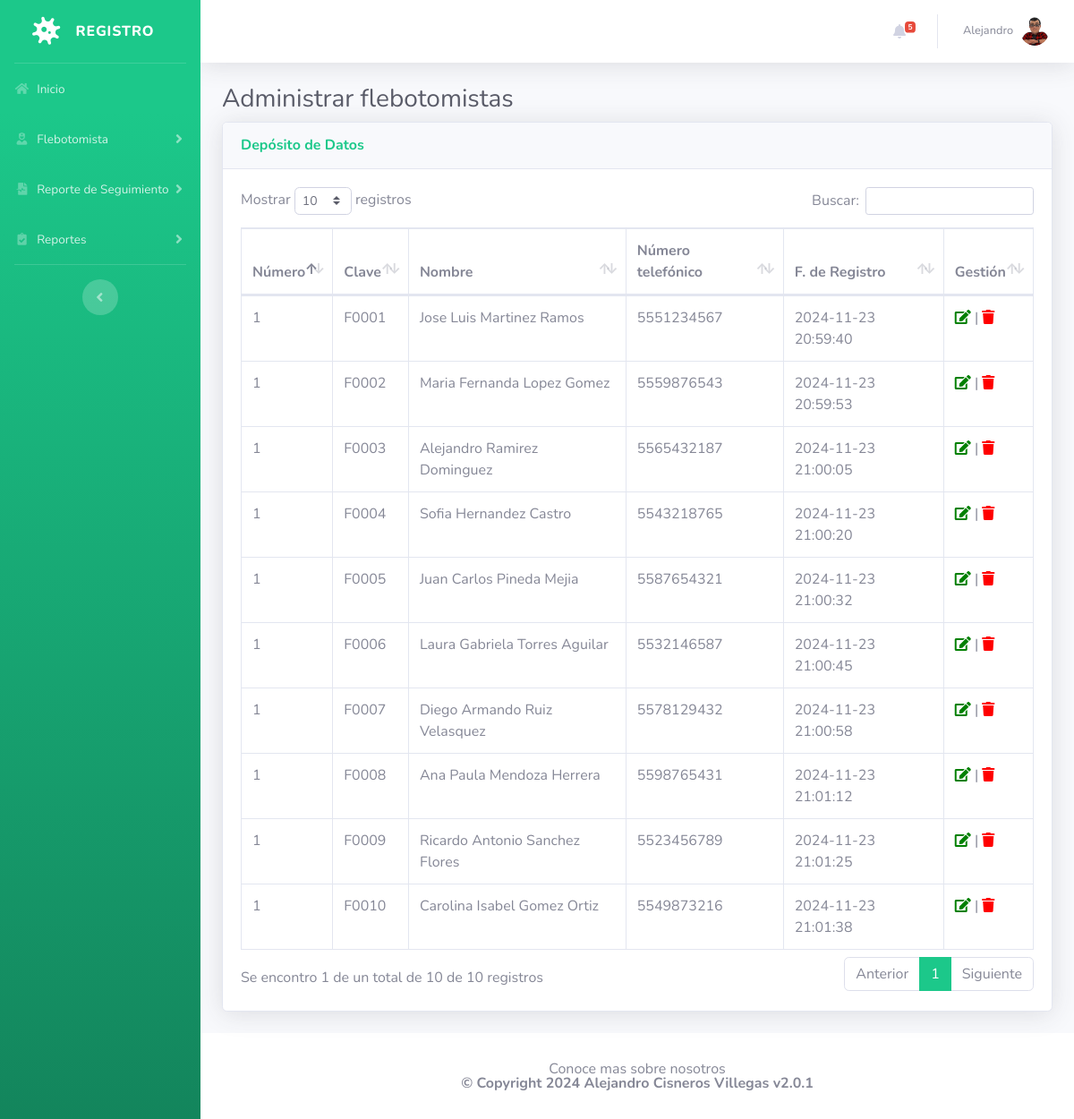
The app's page /manage-phlebotomist.php (signed in) with its own data.
### tables this page shows
CREATE TABLE `project_08_admin` (
  `ID` int(11) NOT NULL,
  `AdminName` varchar(120) DEFAULT NULL,
  `AdminuserName` varchar(20) NOT NULL,
  `MobileNumber` int(10) NOT NULL,
  `Email` varchar(120) NOT NULL,
  `Password` varchar(120) DEFAULT NULL,
  `AdminRegdate` timestamp NULL DEFAULT current_timestamp()
);

CREATE TABLE `project_08_phlebotomist` (
  `id` int(11) NOT NULL,
  `EmpID` varchar(100) DEFAULT NULL,
  `FullName` varchar(120) DEFAULT NULL,
  `MobileNumber` bigint(12) DEFAULT NULL,
  `RegDate` timestamp NULL DEFAULT current_timestamp()
);

### manage-phlebotomist.php (the view, shortened to what this page needs)
<?php session_start();
    include_once('includes/config.php');
    if (strlen($_SESSION['aid'] == 0)) {
        header('location:logout.php');
    } else {
?>
<!DOCTYPE html>
<html lang="es">
    <head>
        <link href="vendor/fontawesome-free/css/all.min.css" rel="stylesheet" type="text/css">
        <link href="css/sb-admin-2.min.css" rel="stylesheet">
        <link href="vendor/datatables/dataTables.bootstrap4.min.css" rel="stylesheet">
    </head>
    <body id="page-top">
        <div id="wrapper">
            <?php include_once('includes/sidebar.php'); ?>
            <div id="content-wrapper" class="d-flex flex-column">
                <div id="content">
                    <?php include_once('includes/topbar.php'); ?>
                    <div class="container-fluid">
                        <h1 class="h3 mb-2 text-gray-800">Administrar flebotomistas</h1>
                        <div class="card shadow mb-4">
                            <div class="card-header py-3">
                                <h6 class="m-0 font-weight-bold text-success">Depósito de Datos</h6>
                            </Div>
                            <div class="card-body">
                                <div class="table-responsive">
                                    <table class="table table-bordered" id="dataTable" width="100%" cellspacing="0">
                                        <thead>
                                            <tr>
                                                <th>Número</th>
                                                <th>Clave</th>
                                                <th>Nombre</th>
                                                <th>Número telefónico</th>
                                                <th>F. de Registro</th>
                                                <th>Gestión</th>
                                            </tr>
                                        </thead>
                                        <tbody>
                                            <?php $query = mysqli_query($con, "select * from project_08_phlebotomist");
                                            $cnt = 1;
                                            while ($row = mysqli_fetch_array($query)) {
                                            ?>
                                            <tr>
                                                <td> <?php echo $cnt; ?> </td>
                                                <td> <?php echo $row['EmpID']; ?> </td>
                                                <td> <?php echo $row['FullName']; ?> </td>
                                                <td> <?php echo $row['MobileNumber']; ?> </td>
                                                <td> <?php echo $row['RegDate']; ?> </td>
                                                <td>
                                                    <a href="edit-phlebotomist.php?pid=<?php echo $row['id']; ?>">
                                                        <i class="fas fa-edit" style="color:green"></i>
                                                    </a> |
                                                    <a href="manage-phlebotomist.php?pid=<?php echo $row['id']; ?>&&action=delete" onclick="return confirm('¿Desea eliminar este registro?');">
                                                        <i class="fa fa-trash" aria-hidden="true" style="color:red" title="Eliminar registro"></i>
                                                    </a>
                                                </td>
                                            </tr>
                                            <?php } ?>
                                        </tbody>
                                    </table>
                                </div>
                            </div>
                        </div>
                    </div>
                </div>
               <?php include_once('includes/footer.php'); ?>
            </div>
        </div>
    </body>
</html>
<?php } ?>

### includes/topbar.php (shortened to what this page needs)
<nav class="navbar navbar-expand navbar-light bg-white topbar mb-4 static-top shadow">
    <?php if ($_SESSION['aid']): ?>
        <ul class="navbar-nav ml-auto">
            <?php $query = mysqli_query($con, "select * from project_08_testrecord where ReportStatus is null");
            $count = mysqli_num_rows($query);
            ?>
            <li class="nav-item dropdown no-arrow mx-1">
                <a class="nav-link dropdown-toggle" href="#" id="alertsDropdown" role="button"
                    data-toggle="dropdown" aria-haspopup="true" aria-expanded="false">
                    <i class="fas fa-bell fa-fw"></i>
                    <span class="badge badge-danger badge-counter"><?php echo $count; ?></span>
                </a>
            </li>
            <li class="nav-item dropdown no-arrow">
                <a class="nav-link dropdown-toggle" href="#" id="userDropdown" role="button"
                    data-toggle="dropdown" aria-haspopup="true" aria-expanded="false">
                    <?php
                    $adid = $_SESSION['aid'];
                    $ret1 = mysqli_query($con, "select AdminName from project_08_admin where ID='$adid'");
                    while ($row1 = mysqli_fetch_array($ret1)) {
                    ?>
                        <span class="mr-2 d-none d-lg-inline text-gray-600 small"><?php echo $row1['AdminName']; ?></span>
                    <?php } ?>
                    <img class="img-profile rounded-circle"
                        src="img/profile.png">
                </a>
            </li>
        </ul>
    <?php endif; ?>
</nav>

### records on screen
project_08_admin: AdminName "Alejandro"
project_08_phlebotomist: EmpID "F0001", FullName "Jose Luis Martinez Ramos", MobileNumber "5551234567", RegDate "2024-11-23 20:59:40"
project_08_phlebotomist: EmpID "F0002", FullName "Maria Fernanda Lopez Gomez", MobileNumber "5559876543", RegDate "2024-11-23 20:59:53"
project_08_phlebotomist: EmpID "F0003", FullName "Alejandro Ramirez Dominguez", MobileNumber "5565432187", RegDate "2024-11-23 21:00:05"
project_08_phlebotomist: EmpID "F0004", FullName "Sofia Hernandez Castro", MobileNumber "5543218765", RegDate "2024-11-23 21:00:20"
project_08_phlebotomist: EmpID "F0005", FullName "Juan Carlos Pineda Mejia", MobileNumber "5587654321", RegDate "2024-11-23 21:00:32"
project_08_phlebotomist: EmpID "F0006", FullName "Laura Gabriela Torres Aguilar", MobileNumber "5532146587", RegDate "2024-11-23 21:00:45"
project_08_phlebotomist: EmpID "F0007", FullName "Diego Armando Ruiz Velasquez", MobileNumber "5578129432", RegDate "2024-11-23 21:00:58"
project_08_phlebotomist: EmpID "F0008", FullName "Ana Paula Mendoza Herrera", MobileNumber "5598765431", RegDate "2024-11-23 21:01:12"
project_08_phlebotomist: EmpID "F0009", FullName "Ricardo Antonio Sanchez Flores", MobileNumber "5523456789", RegDate "2024-11-23 21:01:25"
project_08_phlebotomist: EmpID "F0010", FullName "Carolina Isabel Gomez Ortiz", MobileNumber "5549873216", RegDate "2024-11-23 21:01:38"

### other values on screen
$count "5"
